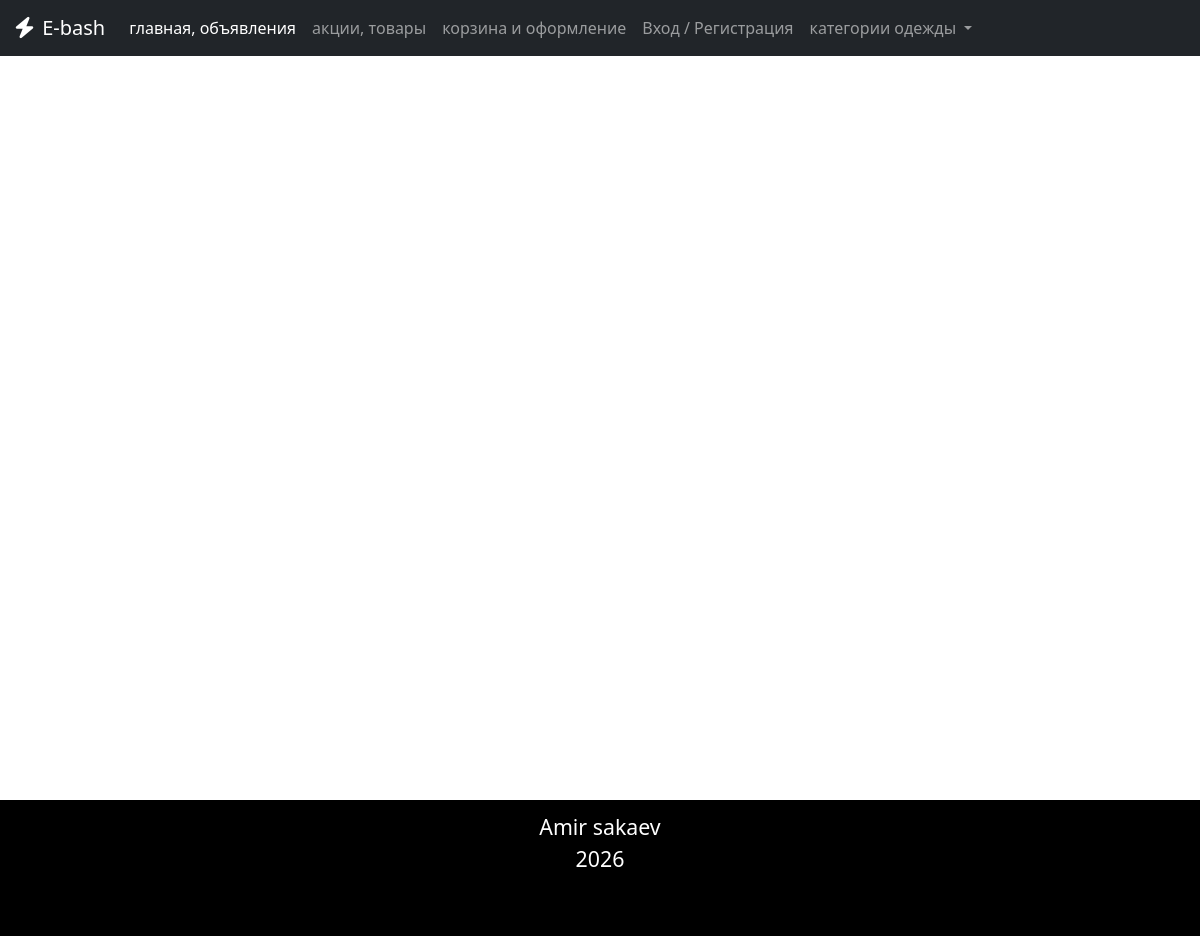
The page /items/sweater on the database as committed earlier.
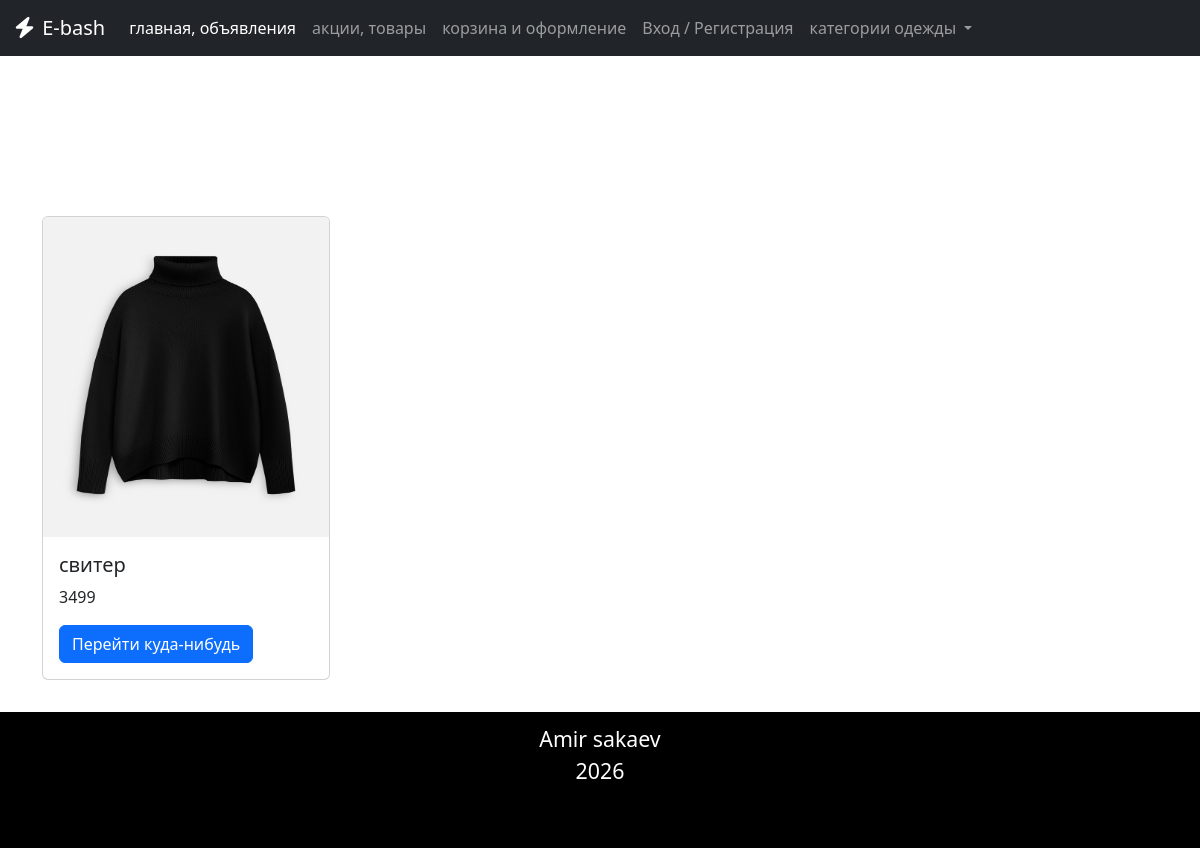
The same page on the database as committed later.
### e_bash_app/models.py (models this page shows, shortened)
class Item(models.Model):
    clothing_types = (
        ('headwear', 'головные уборы'),
        ('t-shirt', 'футболка'),
        ('underwear', 'штаны'),
        ('sweater', 'свитера'),
        ('boots', 'ботинки'),
        ('gloves', 'перчатки'),
        ('socks', 'носки'),
    )
    item_title = models.CharField(max_length = 100) # название товара
    price = models.IntegerField() # цена
    photo = models.ImageField() # фото товара
    material = models.CharField(max_length = 20) # материал
    clothing_type = models.CharField(max_length = 20, choices=clothing_types) # вид одежды
    clothing_color = models.CharField(max_length = 20) # цвет одежды
    clothing_size = models.CharField(max_length = 3) # размер одежды
    gender = models.CharField(max_length = 7) #мужское/женское/унисекс
    care = models.CharField(max_length = 100) #уход за вещами
    dop_info = models.TextField() # доп. информация

### e_bash_app/views.py (the view)
# urls.py: path('items/<str:clothing_type>', views.items_list, name='items_list'),
def items_list(request, clothing_type):
    clothing_type_name = ''
    if clothing_type == 'all':
        item = Item.objects.all()
        clothing_type_name = 'Всё'
    else:
        item = Item.objects.filter(clothing_type = clothing_type)
        clothing_types = Item.clothing_types
        for ft in clothing_types:
            if ft[0] == clothing_type:
                clothing_type_name = ft[1]
                break
    context = {
        'items_list' : item,
        'clothing_type' : clothing_type_name
    }
    return render(request, 'items_list.html', context)

### e_bash_app/templates/items_list.html (shortened to what this page needs)
{% extends 'base.html' %}
{% load static %}
{% block css %}
    <link rel="stylesheet" href={% static 'css/header.css' %}>
    <link rel="stylesheet" href={% static 'css/item.css' %}>
{% endblock %}
{% block content %}
<main class="container" id="item">
    <div class="row items-container" onclick="window.location={{ items.id }};">
    {% for items in items_list %}
        <div class="col-4">
            <div class="card" style="width: 18rem;">
                <img src="{{ items.photo.url }}" class="card-img-top item-img" alt="{{ items.item_title }}">
                <div class="card-body">
                    <h5 class="card-title">{{ items.item_title }}</h5>
                    <p class="card-text">{{ items.price }}</p>
                    <a href="/item/{{ items.id }}" class="btn btn-primary">Перейти куда-нибудь</a>
                </div>
            </div>
        </div>
    {% endfor %}
    </div>
</main>
{% endblock %}

Rows that differ between the two databases and show on the page:
now on this page (row edited): Item: photo (picture), item_title "свитер", price "3499"
